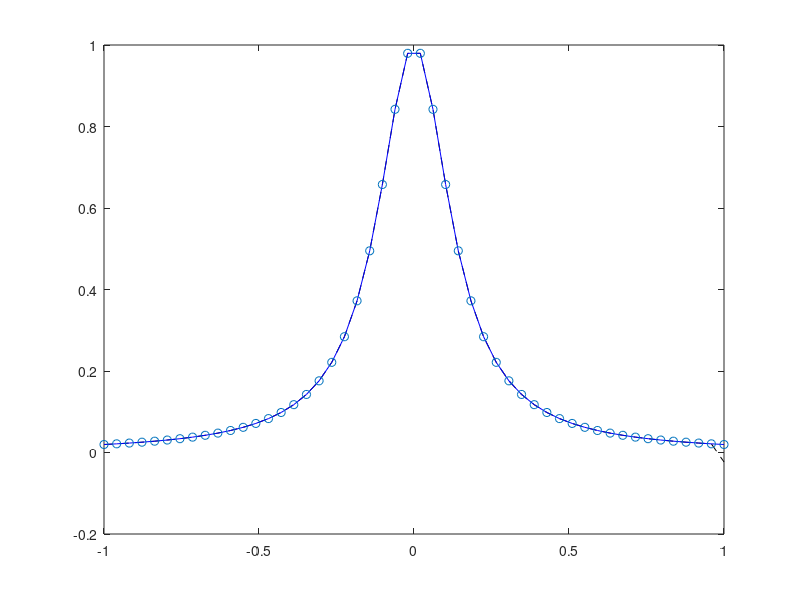

Recreate this plot in MATLAB.
clc
close all
clear all
%plotlagrange1(linspace(-1,1,50))
x=linspace(-1,1,50);
f=@(x)(1./(1+50*(x).^2));

% function plotlagrange1( x ) 
% plot lagrange basis functions 
%figure(1); clf; hold on; 
n = length(x)-1; 
xx = linspace( min(x), max(x), 50); 
y=0;
%fx=cos((pi/2).*xx);
fx=f(xx);
%fx=1./(1+50*(x).^2);
for j = 1:n
    L = ones( size(xx) ); 
    for k = 1:n 
        if (k == j),continue; end 
        L = L .* (xx- x(k))./(x(j)- x(k)); 
    end 
%     plot( xx, L, 'LineWidth', 1.5 ), hold on
%     text( x(j), 1.1, sprintf( 'L_%d(x)', j ) ); 
    
    y=y+fx(j).*L;
end 
plot(xx,y,'k--'), hold on
plot(xx,fx,'b')
plot(x,f(x),'o')
% plot( x, ones( size(x) ), '.b', 'MarkerSize', 18 ); 
% plot( x, zeros( size(x) ), 'sr' ); 
% axis( [min(x)-0.2, max(x)+0.2, ceil(min(L))-1.0, floor(max(L))+0.5] ); 
% title('Lagrange Basis Functions'); 
% return
% % end
% plot(xx,fx), hold on
% plot(xx,y)
% legend('T','F')
% 

% error=(abs(y-fx)).^2
% plot(xx,error)

